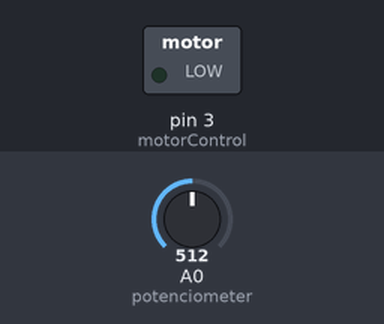
Recording of a sketch running on a simulated Arduino Uno, built with avr-gcc and run on an emulated ATmega328P. On the bench: switched loads named in the sketch (green lamp = pin HIGH). The inputs (shaded band) are chosen by the test bench; at power-on: A0 (potenciometer) = 512. What the sketch prints to the serial monitor is not drawn.

Above: at 1.2 s.
1.3 s: A0 (potenciometer) set to 716
At 1.7 s:
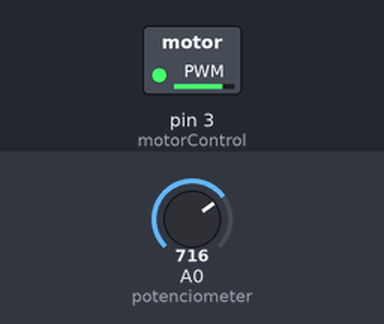
2.8 s: A0 (potenciometer) set to 760
At 4.0 s:
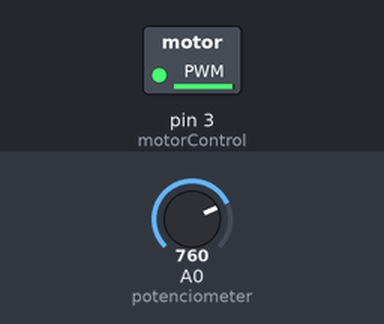
4.3 s: A0 (potenciometer) set to 768
At 5.2 s:
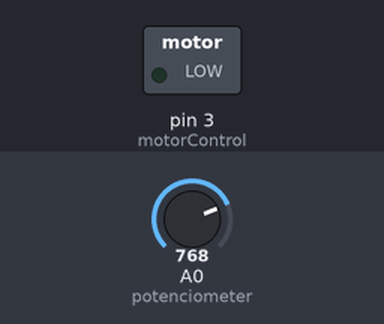
5.8 s: A0 (potenciometer) set to 900
At 6.3 s:
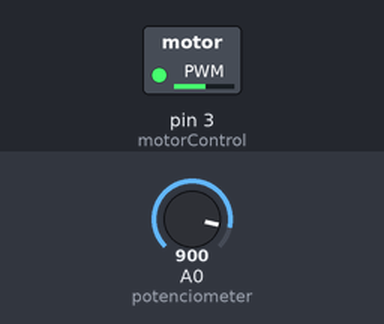
7.3 s: A0 (potenciometer) set to 306
At 8.5 s:
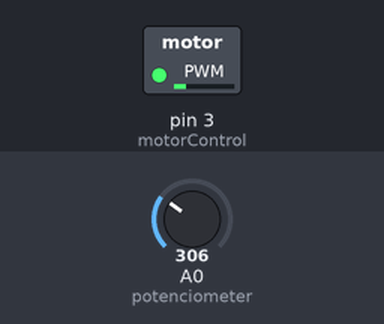
8.8 s: A0 (potenciometer) set to 0
At 9.8 s:
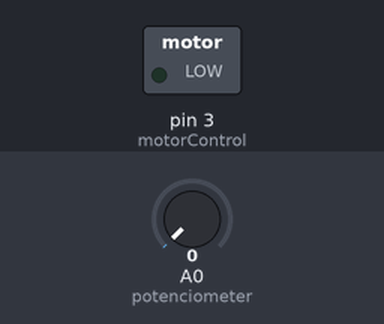
Timing chart, 0 to 11.3 s (numbered marks = the images above; inputs shaded):
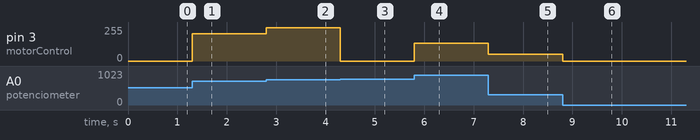

Measured:
- the behaviour switches between 767 and 768 on A0 (potenciometer) (found by bisection; images 2 and 3)
- after the input at 1.3 s, pin 3 (motorControl): 0/255 → 204/255 at once
- after the input at 2.8 s, pin 3 (motorControl): 204/255 → 248/255 at once
- after the input at 4.3 s, pin 3 (motorControl): 248/255 → 0/255 at once
- after the input at 5.8 s, pin 3 (motorControl): 0/255 → 132/255 at once
- after the input at 7.3 s, pin 3 (motorControl): 132/255 → 50/255 at once
- after the input at 8.8 s, pin 3 (motorControl): 50/255 → 0/255 at once

The sketch:

main.ino
```cpp
#define motorControl 3
#define potenciometer A0

void setup() {
    Serial.begin(115200);

    pinMode(motorControl, OUTPUT);
    pinMode(potenciometer, INPUT);
};

void loop() {
    int value = analogRead(potenciometer);
    analogWrite(motorControl, value);
    Serial.println(value);
}
```
